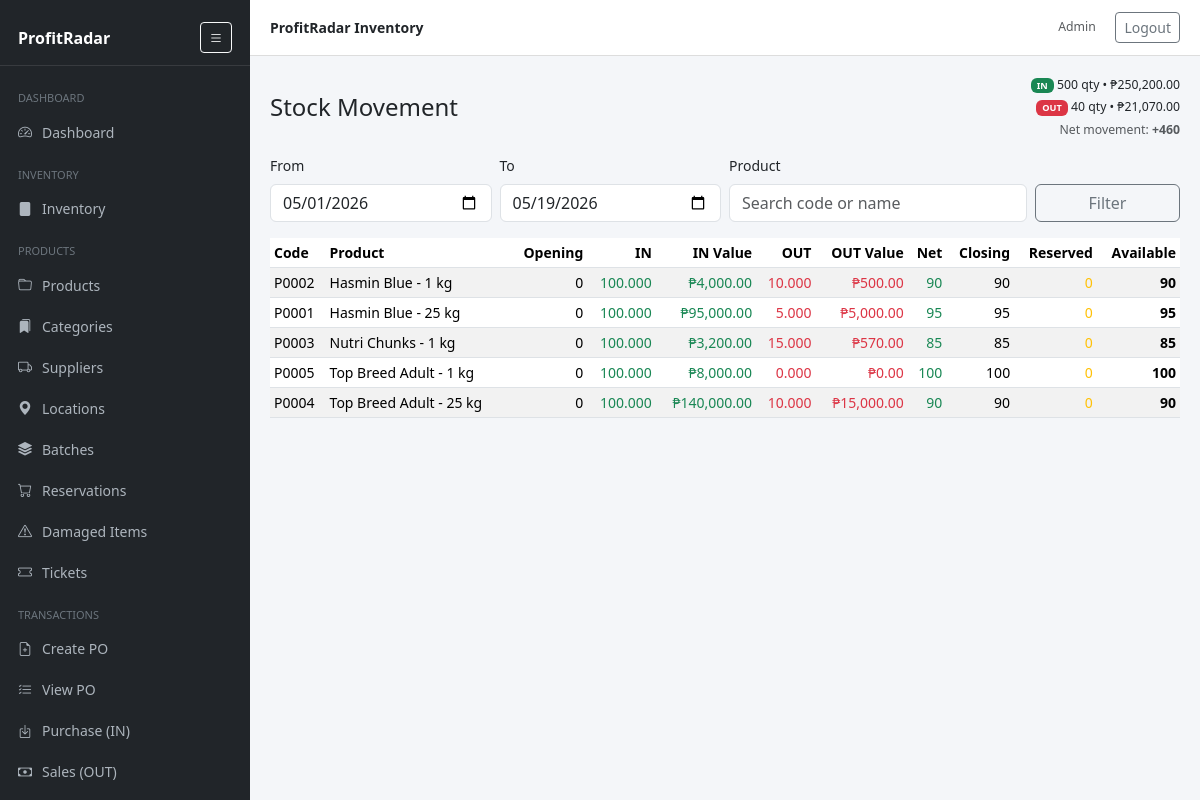
Page /reports/stock_movement.php (signed in) on the earlier database version.
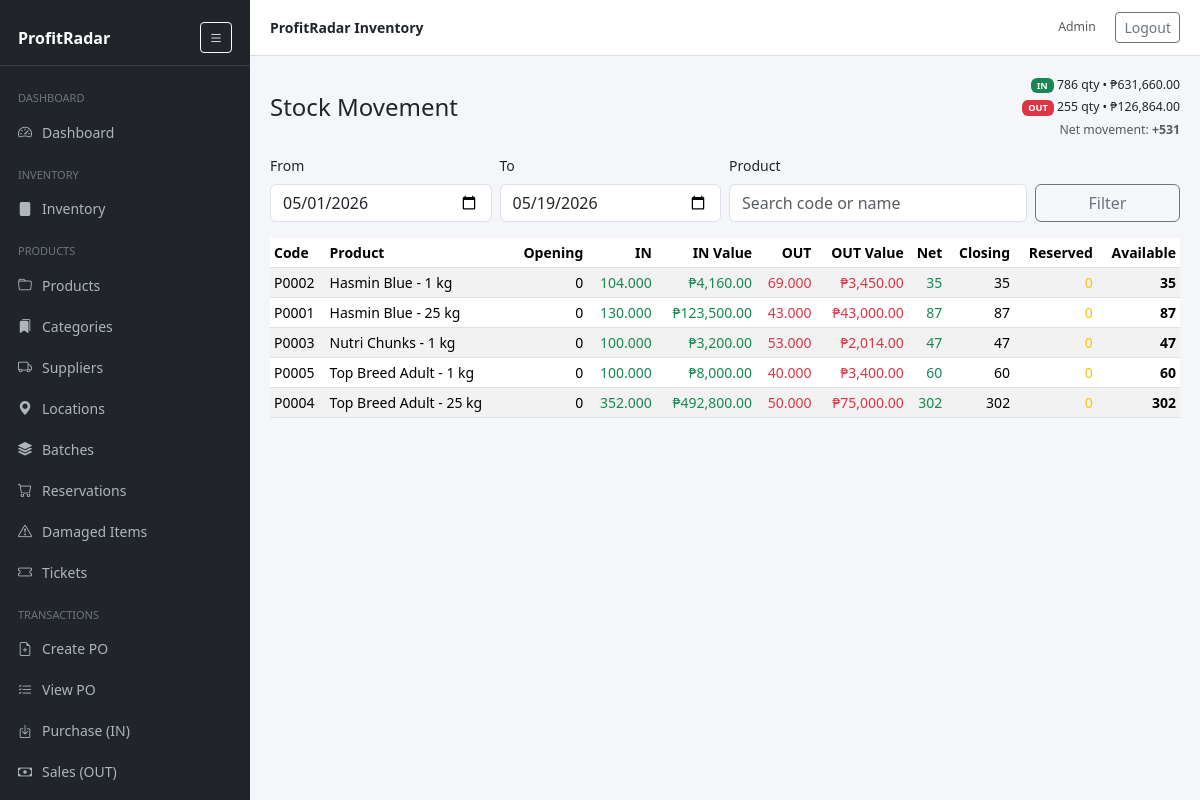
Same page on the later database version.
### tables this page shows
CREATE TABLE `products` (
  `id` int(11) NOT NULL,
  `code` varchar(64) NOT NULL,
  `name` varchar(200) NOT NULL,
  `product_type` enum('retail','wholesale') NOT NULL DEFAULT 'retail',
  `category` varchar(120) DEFAULT NULL,
  `category_id` int(11) DEFAULT NULL,
  `location_id` int(11) DEFAULT NULL,
  `supplier_id` int(11) DEFAULT NULL,
  `location` varchar(120) DEFAULT NULL,
  `cost_price` decimal(12,2) DEFAULT 0.00,
  `sell_price` decimal(12,2) DEFAULT 0.00,
  `promo_discount_type` enum('percent','amount') DEFAULT NULL,
  `promo_discount_value` decimal(10,2) DEFAULT NULL,
  `sold_by` enum('each','weight') NOT NULL DEFAULT 'each',
  `unit` varchar(20) NOT NULL DEFAULT 'pc',
  `wholesale_price` decimal(10,2) NOT NULL DEFAULT 0.00,
  `barcode` varchar(128) DEFAULT NULL,
  `low_stock_threshold` int(11) DEFAULT NULL,
  `stock_qty` decimal(12,3) NOT NULL DEFAULT 0.000,
  `reserved_qty` int(11) NOT NULL DEFAULT 0,
  `is_active` tinyint(1) NOT NULL DEFAULT 1,
  `created_at` timestamp NOT NULL DEFAULT current_timestamp(),
  `updated_at` timestamp NULL DEFAULT NULL,
  `retail_stock` decimal(12,3) NOT NULL DEFAULT 0.000,
  `wholesale_stock` decimal(12,3) NOT NULL DEFAULT 0.000,
  `sale_type` enum('retail','wholesale') NOT NULL DEFAULT 'retail',
  `user_id` int(11) NOT NULL
);

### includes/functions.php (called while the page is built, shortened)
<?php
function h($s){ return htmlspecialchars((string)$s, ENT_QUOTES, 'UTF-8'); }
function get_setting(PDO $pdo, string $key, $default=null){
    $st = $pdo->prepare('SELECT `value` FROM settings WHERE `key`=?');
    $st->execute([$key]);
    $v = $st->fetchColumn();
    return $v !== false ? $v : $default;
}
function get_low_stock_count(PDO $pdo): int {
    $global = (int)get_setting($pdo, 'low_stock_default', 5);
    $sql = 'SELECT COUNT(*) FROM products p
            WHERE p.is_active=1
              AND p.stock_qty < COALESCE(p.low_stock_threshold, ?)';
    $st = $pdo->prepare($sql);
    $st->execute([$global]);
    return (int)$st->fetchColumn();
}

### reports/stock_movement.php (the view, shortened to what the changed rows need)
<?php
require_once __DIR__ . '/../includes/header.php';
$pdo = getDB();
$from = $_GET['from'] ?? date('Y-m-01');
$to   = $_GET['to']   ?? date('Y-m-d');
$whereProd = "p.is_active = 1";
$paramsOpen = [];
$paramsPeriod = [];
$sqlOpening = "
  SELECT
    p.id,
    COALESCE(SUM(
      CASE t.type
        WHEN 'purchase' THEN ti.qty
        WHEN 'sale' THEN -ti.qty
        ELSE 0
      END
    ),0) AS opening_qty
  FROM products p
  LEFT JOIN transaction_items ti ON ti.product_id = p.id
  LEFT JOIN transactions t ON t.id = ti.transaction_id
        AND t.type IN ('purchase','sale')
        AND t.date < ?
  WHERE $whereProd
  GROUP BY p.id
";
$stOpen = $pdo->prepare($sqlOpening);
$stOpen->execute(array_merge([$from], $paramsOpen));
$openingById = [];
foreach ($stOpen as $r) {
    $openingById[(int)$r['id']] = (int)$r['opening_qty'];
}
$sqlPeriod = "
SELECT
  p.id, p.code, p.name,
  SUM(CASE WHEN t.type='purchase' THEN ti.qty ELSE 0 END) AS in_qty,
  SUM(CASE WHEN t.type='purchase' THEN ti.qty*ti.unit_price ELSE 0 END) AS in_value,
  SUM(CASE WHEN t.type='sale' THEN ti.qty ELSE 0 END) AS out_qty,
  SUM(CASE WHEN t.type='sale' THEN ti.qty*ti.unit_price ELSE 0 END) AS out_value
FROM products p
LEFT JOIN transaction_items ti ON ti.product_id = p.id
LEFT JOIN transactions t ON t.id = ti.transaction_id
      AND t.type IN ('purchase','sale')
      AND t.date BETWEEN ? AND ?
WHERE $whereProd
GROUP BY p.id,p.code,p.name
ORDER BY p.name
";
$stPeriod = $pdo->prepare($sqlPeriod);
$stPeriod->execute(array_merge([$from,$to], $paramsPeriod));
$rows = $stPeriod->fetchAll(PDO::FETCH_ASSOC);
$reservedById = [];
$totalInQty = 0;
$totalOutQty = 0;
$totalInVal = 0;
$totalOutVal = 0;
foreach ($rows as &$r) {
  $pid = (int)$r['id'];
  $open = $openingById[$pid] ?? 0;
  $inQ = (int)$r['in_qty'];
  $outQ = (int)$r['out_qty'];
  $r['opening_qty'] = $open;
  $r['closing_qty'] = $open + $inQ - $outQ;
  $r['net_qty'] = $inQ - $outQ;
  $r['reserved_qty'] = $reservedById[$pid] ?? 0;
  $r['available_qty'] = $r['closing_qty'] - $r['reserved_qty'];
  $totalInQty += $inQ;
  $totalOutQty += $outQ;
  $totalInVal += (float)$r['in_value'];
  $totalOutVal += (float)$r['out_value'];
}
?>
<div class="d-flex justify-content-between align-items-center mb-3">
<div class="text-end small">
<div>
<span class="badge bg-success">IN</span>
<?= $totalInQty ?> qty • ₱<?= number_format($totalInVal,2) ?>
</div>
<div class="mt-1">
<span class="badge bg-danger">OUT</span>
<?= $totalOutQty ?> qty • ₱<?= number_format($totalOutVal,2) ?>
</div>
<div class="mt-1 text-muted">
Net movement:
<strong><?= ($totalInQty-$totalOutQty>=0?'+':'').($totalInQty-$totalOutQty) ?></strong>
</div>
</div>
</div>
<table class="table table-striped table-sm align-middle">
<thead>
<tr>
<th>Code</th>
<th>Product</th>
<th class="text-end">Opening</th>
<th class="text-end">IN</th>
<th class="text-end">IN Value</th>
<th class="text-end">OUT</th>
<th class="text-end">OUT Value</th>
<th class="text-end">Net</th>
<th class="text-end">Closing</th>
<th class="text-end">Reserved</th>
<th class="text-end">Available</th>
</tr>
</thead>
<tbody>
<?php if(!$rows): ?>
<tr>
<td colspan="11" class="text-muted">No movement found</td>
</tr>
<?php else: ?>
<?php foreach($rows as $r): ?>
<tr>
<td><?=h($r['code'])?></td>
<td><?=h($r['name'])?></td>
<td class="text-end"><?= $r['opening_qty'] ?></td>
<td class="text-end text-success"><?= $r['in_qty'] ?></td>
<td class="text-end text-success">₱<?= number_format($r['in_value'],2) ?></td>
<td class="text-end text-danger"><?= $r['out_qty'] ?></td>
<td class="text-end text-danger">₱<?= number_format($r['out_value'],2) ?></td>
<td class="text-end <?= $r['net_qty']>=0?'text-success':'text-danger' ?>">
<?= $r['net_qty'] ?>
</td>
<td class="text-end"><?= $r['closing_qty'] ?></td>
<td class="text-end text-warning"><?= $r['reserved_qty'] ?></td>
<td class="text-end fw-bold"><?= $r['available_qty'] ?></td>
</tr>
<?php endforeach; ?>
<?php endif; ?>
</tbody>
</table>
<?php require_once __DIR__ . '/../includes/footer.php'; ?>

Differences in the rows shown:
changed products "Hasmin Blue - 1 kg": in_qty "100.000" → "104.000"; in_value "4,000.00" → "4,160.00"; out_qty "10.000" → "69.000"; out_value "500.00" → "3,450.00"; net_qty "90" → "35"; closing_qty "90" → "35"; available_qty "90" → "35"
changed products "Hasmin Blue - 25 kg": in_qty "100.000" → "130.000"; in_value "95,000.00" → "123,500.00"; out_qty "5.000" → "43.000"; out_value "5,000.00" → "43,000.00"; net_qty "95" → "87"; closing_qty "95" → "87"; available_qty "95" → "87"
changed products "Nutri Chunks - 1 kg": out_qty "15.000" → "53.000"; out_value "570.00" → "2,014.00"; net_qty "85" → "47"; closing_qty "85" → "47"; available_qty "85" → "47"
changed products "Top Breed Adult - 1 kg": out_qty "0.000" → "40.000"; out_value "0.00" → "3,400.00"; net_qty "100" → "60"; closing_qty "100" → "60"; available_qty "100" → "60"
changed products "Top Breed Adult - 25 kg": in_qty "100.000" → "352.000"; in_value "140,000.00" → "492,800.00"; out_qty "10.000" → "50.000"; out_value "15,000.00" → "75,000.00"; net_qty "90" → "302"; closing_qty "90" → "302"; available_qty "90" → "302"
Other differences:
$totalInQty: "500" → "786"
$totalInVal: "250,200.00" → "631,660.00"
$totalOutQty: "40" → "255"
$totalOutVal: "21,070.00" → "126,864.00"
$totalInQty-$totalOutQty: "460" → "531"
